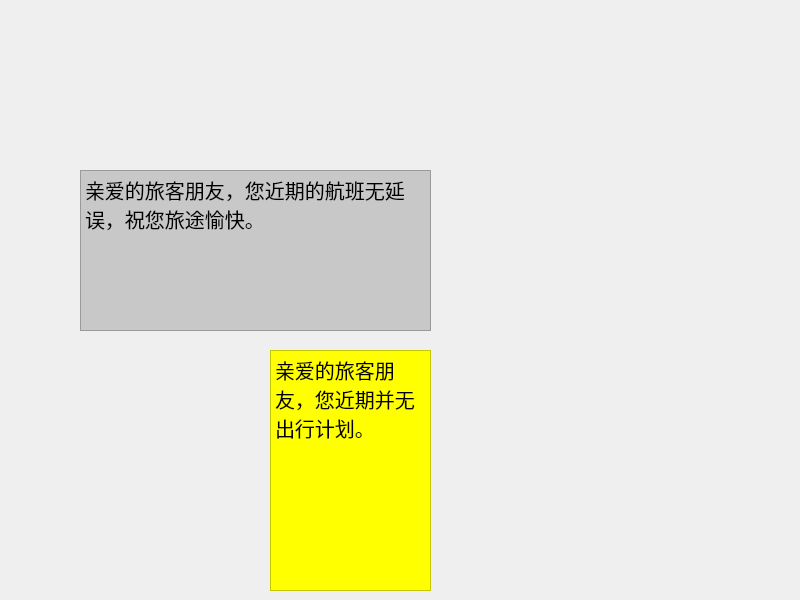
<?xml version="1.0" encoding="UTF-8"?>
<ui version="4.0">
 <class>inform</class>
 <widget class="QWidget" name="inform">
  <property name="geometry">
   <rect>
    <x>0</x>
    <y>0</y>
    <width>800</width>
    <height>600</height>
   </rect>
  </property>
  <property name="windowTitle">
   <string>inform</string>
  </property>
  <widget class="QTextBrowser" name="flightDelay_textBrowser">
   <property name="geometry">
    <rect>
     <x>80</x>
     <y>170</y>
     <width>351</width>
     <height>161</height>
    </rect>
   </property>
   <property name="font">
    <font>
     <pointsize>15</pointsize>
    </font>
   </property>
   <property name="layoutDirection">
    <enum>Qt::LayoutDirection::LeftToRight</enum>
   </property>
   <property name="styleSheet">
    <string notr="true">background-color: rgb(200, 200, 200);
color: rgb(0, 0, 0);</string>
   </property>
   <property name="html">
    <string>&lt;!DOCTYPE HTML PUBLIC &quot;-//W3C//DTD HTML 4.0//EN&quot; &quot;http://www.w3.org/TR/REC-html40/strict.dtd&quot;&gt;
&lt;html&gt;&lt;head&gt;&lt;meta name=&quot;qrichtext&quot; content=&quot;1&quot; /&gt;&lt;meta charset=&quot;utf-8&quot; /&gt;&lt;style type=&quot;text/css&quot;&gt;
p, li { white-space: pre-wrap; }
hr { height: 1px; border-width: 0; }
li.unchecked::marker { content: &quot;\2610&quot;; }
li.checked::marker { content: &quot;\2612&quot;; }
&lt;/style&gt;&lt;/head&gt;&lt;body style=&quot; font-family:'Microsoft YaHei UI'; font-size:15pt; font-weight:400; font-style:normal;&quot;&gt;
&lt;p style=&quot; margin-top:0px; margin-bottom:0px; margin-left:0px; margin-right:0px; -qt-block-indent:0; text-indent:0px;&quot;&gt;亲爱的旅客朋友，您近期的航班无延误，祝您旅途愉快。&lt;/p&gt;&lt;/body&gt;&lt;/html&gt;</string>
   </property>
  </widget>
  <widget class="QTextBrowser" name="flightComing_textBrowser">
   <property name="geometry">
    <rect>
     <x>270</x>
     <y>350</y>
     <width>161</width>
     <height>241</height>
    </rect>
   </property>
   <property name="font">
    <font>
     <pointsize>15</pointsize>
    </font>
   </property>
   <property name="styleSheet">
    <string notr="true">background-color: rgb(255, 255, 0);
color: rgb(0, 0, 0);</string>
   </property>
   <property name="html">
    <string>&lt;!DOCTYPE HTML PUBLIC &quot;-//W3C//DTD HTML 4.0//EN&quot; &quot;http://www.w3.org/TR/REC-html40/strict.dtd&quot;&gt;
&lt;html&gt;&lt;head&gt;&lt;meta name=&quot;qrichtext&quot; content=&quot;1&quot; /&gt;&lt;meta charset=&quot;utf-8&quot; /&gt;&lt;style type=&quot;text/css&quot;&gt;
p, li { white-space: pre-wrap; }
hr { height: 1px; border-width: 0; }
li.unchecked::marker { content: &quot;\2610&quot;; }
li.checked::marker { content: &quot;\2612&quot;; }
&lt;/style&gt;&lt;/head&gt;&lt;body style=&quot; font-family:'Microsoft YaHei UI'; font-size:15pt; font-weight:400; font-style:normal;&quot;&gt;
&lt;p style=&quot; margin-top:0px; margin-bottom:0px; margin-left:0px; margin-right:0px; -qt-block-indent:0; text-indent:0px;&quot;&gt;亲爱的旅客朋友，您近期并无出行计划。&lt;/p&gt;&lt;/body&gt;&lt;/html&gt;</string>
   </property>
  </widget>
 </widget>
 <resources/>
 <connections/>
</ui>
